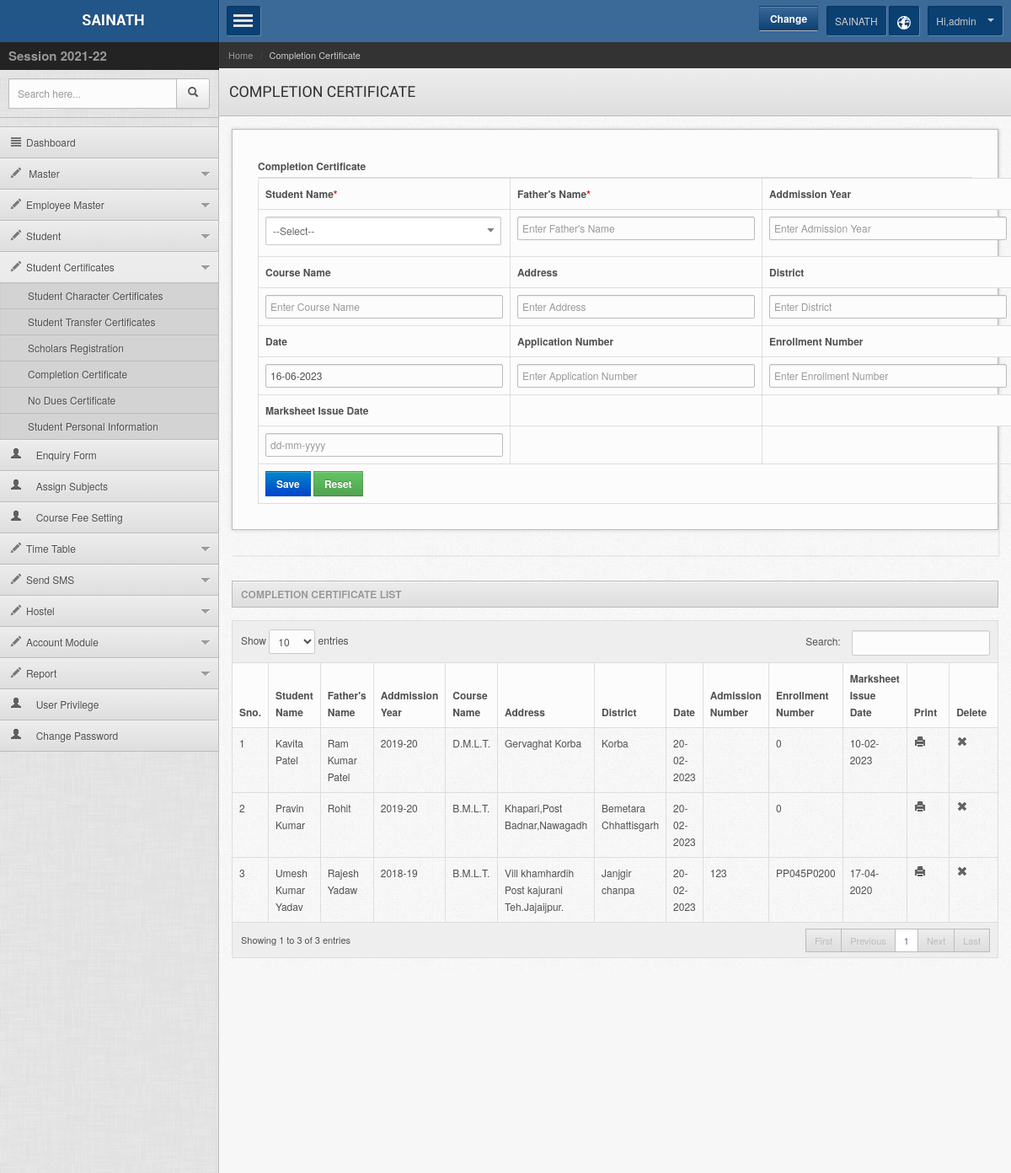
The app's page /admin/complication_certificate_page.php (signed in) with its own data.
### tables this page shows
CREATE TABLE `m_session` (
  `sessionid` int(11) NOT NULL,
  `fromdate` date DEFAULT NULL,
  `todate` date DEFAULT NULL,
  `session_name` varchar(200) DEFAULT NULL,
  `status` int(11) NOT NULL DEFAULT 0,
  `ipaddress` varchar(25) DEFAULT NULL,
  `lastupdated` date DEFAULT NULL,
  `createdate` date DEFAULT NULL
);

CREATE TABLE `user` (
  `userid` int(11) NOT NULL,
  `status` int(11) NOT NULL DEFAULT 0,
  `username` varchar(100) NOT NULL,
  `password` varchar(50) NOT NULL,
  `usertype` varchar(10) NOT NULL,
  `fullname` varchar(100) NOT NULL,
  `mobile` varchar(10) NOT NULL,
  `email` varchar(100) NOT NULL,
  `address` text NOT NULL,
  `enable` varchar(20) NOT NULL,
  `branch_id` int(11) NOT NULL,
  `logintype` varchar(100) NOT NULL,
  `company_id` int(11) NOT NULL,
  `createdby` int(11) NOT NULL,
  `lastupdated` date NOT NULL,
  `ipaddress` varchar(30) NOT NULL,
  `createdate` datetime NOT NULL
);

CREATE TABLE `complicaction_certificate` (
  `cc_id` int(11) NOT NULL,
  `m_student_reg_id` int(11) NOT NULL,
  `father_name` varchar(250) NOT NULL,
  `admission_year` varchar(100) NOT NULL,
  `course_name` varchar(100) NOT NULL,
  `address` varchar(500) NOT NULL,
  `print_copy` int(11) NOT NULL,
  `district` varchar(250) NOT NULL,
  `t_day` date NOT NULL,
  `app_no` varchar(200) NOT NULL,
  `enroll_no` varchar(100) NOT NULL,
  `d_o_m_issue` date NOT NULL,
  `createdate` date NOT NULL,
  `lastupdated` date NOT NULL,
  `ipaddress` varchar(100) NOT NULL,
  `certificate_type` varchar(250) NOT NULL
);

CREATE TABLE `m_student_reg` (
  `m_student_reg_id` int(11) NOT NULL,
  `application_no` varchar(50) NOT NULL,
  `class_id` int(11) NOT NULL,
  `con_id` int(11) NOT NULL,
  `dis_id` int(11) NOT NULL,
  `samgra_id` varchar(255) NOT NULL,
  `admission_year` varchar(100) NOT NULL,
  `rollno` varchar(100) NOT NULL,
  `dob` date NOT NULL,
  `stu_name` varchar(100) NOT NULL,
  `gender` varchar(10) NOT NULL,
  `enrollment` varchar(10) NOT NULL,
  `aadhar_no` varchar(12) NOT NULL,
  `category_id` int(11) NOT NULL,
  `address` varchar(100) NOT NULL,
  `email` varchar(100) NOT NULL,
  `cast` varchar(50) NOT NULL,
  `district` varchar(50) NOT NULL,
  `pincode` varchar(6) NOT NULL,
  `mobile` varchar(10) NOT NULL,
  `stu_mobile` varchar(10) NOT NULL,
  `admission_date` date NOT NULL,
  `bank_name` varchar(100) NOT NULL,
  `college_name` varchar(200) NOT NULL,
  `blood_group` varchar(10) NOT NULL,
  `ifsc` varchar(50) NOT NULL,
  `account_no` varchar(25) NOT NULL,
  `imgname` varchar(100) NOT NULL,
  `remark` text NOT NULL,
  `atten_type` varchar(100) NOT NULL,
  `father_name` varchar(100) NOT NULL,
  `mother_name` varchar(100) NOT NULL,
  `parent_mobile` varchar(10) NOT NULL,
  `parent_aadhar_no` varchar(12) NOT NULL,
  `f_income` float NOT NULL,
  `biometric_code` varchar(100) NOT NULL,
  `board_name_10` varchar(100) NOT NULL,
  `pass_year_10` varchar(50) NOT NULL,
  `roll_10` varchar(100) NOT NULL,
  `subject_10` varchar(100) NOT NULL,
  `tot_mark_10` float NOT NULL,
  `obtain_mark_10` float NOT NULL,
  `percent_10` float NOT NULL,
  `board_name_12` varchar(100) NOT NULL,
  `pass_year_12` varchar(50) NOT NULL,
  `roll_12` varchar(100) NOT NULL,
  `subject_12` varchar(100) NOT NULL,
  `tot_mark_12` float NOT NULL,
  `obtain_mark_12` float NOT NULL,
  `percent_12` float NOT NULL,
  `other_course_name` varchar(255) NOT NULL,
  `other_board_name` varchar(100) NOT NULL,
  `other_pass_year` varchar(20) NOT NULL,
  `other_roll` varchar(20) NOT NULL,
  `other_subject` varchar(100) NOT NULL,
  `other_tot_mark` float NOT NULL,
  `other_obtain_mark` float NOT NULL,
  `other_percent` float NOT NULL,
  `provisional_date` date NOT NULL,
  `status` int(11) NOT NULL,
  `income_certif_expiry_date` date NOT NULL,
  `ward_no` varchar(100) NOT NULL,
  `tehsil` varchar(100) NOT NULL,
  `post_office` varchar(100) NOT NULL,
  `address2` varchar(100) NOT NULL,
  `ipaddress` varchar(10) NOT NULL,
  `createdby` int(11) NOT NULL,
  `createdate` date NOT NULL,
  `lastupdated` date NOT NULL
);

### admin/complication_certificate_page.php (the view, shortened to what the rows shown need)
<?php include("../adminsession.php");
$loginid = $_SESSION['userid'];
$submodule = "COMPLETION CERTIFICATE";
?>
<!DOCTYPE html>
<head>
  <?php include("inc/top_files.php"); ?>
</head>
<body>
  <div class="mainwrapper">
    <?php include("inc/left_menu.php"); ?>
    <div class="rightpanel">
      <?php include("inc/header.php"); ?>
      <div class="maincontent">
        <div class="contentinner">
          <div class="widgetcontent  shadowed nopadding">
            <form class="stdform stdform2" method="post" action="">
              <div id="wizard2" class="wizard tabbedwizard">
                <div>
                  <div class="lg-12 md-12 sm-12">
                    <table class="table table-bordered">
                      <tr>
                        <th>Student Name<span style="color:#F00;">*</span></th>
                        <th>Father's Name<span style="color:#F00;">*</span></th>
                        <th>Addmission Year<span style="color:#F00;"></span></th>
                      </tr>
                      <tr>
                        <th>Course Name<span style="color:#F00;"></span></th>
                        <th>Address<span style="color:#F00;"></span></th>
                        <th>District<span style="color:#F00;"></span></th>
                      </tr>
                      <tr>
                        <th>Date<span style="color:#F00;"></span></th>
                        <th>Application Number<span style="color:#F00;"></span></th>
                        <th>Enrollment Number<span style="color:#F00;"></span></th>
                      </tr>
                      <tr>
                        <th>Marksheet Issue Date<span style="color:#F00;"></span></th>
                        <th></th>
                        <th></th>
                      </tr>
                    </table>
                  </div>
                </div>
              </div>
            </form>
          </div>
          <table class="table table-bordered" id="dyntable">
            <colgroup>
            </colgroup>
            <thead>
              <tr>
                <th class="head0 nosort">Sno.</th>
                <th class="head0">Student Name</th>
                <th class="head0">Father's Name</th>
                <th class="head0">Addmission Year</th>
                <th class="head0">Course Name</th>
                <th class="head0">Address</th>
                <th class="head0">District</th>
                <th class="head0">Date</th>
                <th class="head0">Admission Number</th>
                <th class="head0">Enrollment Number</th>
                <th class="head0">Marksheet Issue Date</th>
                <th width="10%" class="head0">Print</th>
                <?php $chkdel = $obj->check_delBtn("complication_certificate_page.php", $loginid);
                if ($chkdel == 1 || $loginid == 1) {  ?>
                  <th width="10%" class="head0">Delete</th>
                <?php } ?>
              </tr>
            </thead>
            <tbody>
              <?php
              $slno = 1;
              $res = $obj->executequery("select * from complicaction_certificate where certificate_type='complication' order by cc_id desc");
              foreach ($res as $row_get) {
                $cc_id = $row_get['cc_id'];
                $m_student_reg_id = $row_get['m_student_reg_id'];
                $stu_name = $obj->getvalfield("m_student_reg", "stu_name", "m_student_reg_id='$m_student_reg_id'");
              ?>
                <tr>
                  <td><?php echo $slno++; ?></td>
                  <td><?php echo $stu_name; ?></td>
                  <td><?php echo $row_get['father_name']; ?></td>
                  <td><?php echo $row_get['admission_year']; ?></td>
                  <td><?php echo $row_get['course_name']; ?></td>
                  <td><?php echo $row_get['address']; ?></td>
                  <td><?php echo $row_get['district']; ?></td>
                  <td><?php echo $obj->dateformatindia($row_get['t_day']); ?></td>
                  <td><?php echo $row_get['app_no']; ?></td>
                  <td><?php echo $row_get['enroll_no']; ?></td>
                  <td><?php echo $obj->dateformatindia($row_get['d_o_m_issue']); ?></td>
                  <td width="10%"><a class="icon-print" style="text-align: center; cursor: pointer;" data-toggle="modal_party" title="Print" target="_blank" href="complication-certificate.php?m_student_reg_id=<?php echo $row_get['m_student_reg_id'] ?>"></a></td>
                  <?php if ($chkdel == 1 || $loginid == 1) {  ?>
                    <td width="10%"><a class='icon-remove' title="Delete" onclick='funDel(<?php echo $cc_id; ?>);' style='cursor:pointer'></a></td>
                  <?php } ?>
                </tr>
              <?php
              }
              ?>
            </tbody>
          </table>
        </div>
      </div>
    </div>
  </div>
</body>
</html>

### admin/inc/left_menu.php (shortened to what the rows shown need)
<div class="leftpanel">
   <div class="logopanel">
      <h1 style="font-size:18px;">
         <center><a href="index.php">SAINATH</a></center>
      </h1>
   </div>
   <div class="datewidget"><span style="font-size:15px"><b>Session <?php echo $obj->getvalfield("m_session", "session_name", "sessionid = '$sessionid'"); ?></b></span></div>
</div>

### admin/inc/header.php (shortened to what the rows shown need)
<div class="headerpanel">
    <div class="headerright">
        <div class="dropdown userinfo">
            <a class="dropdown-toggle" data-toggle="dropdown" data-target="#" href="">Hi,<?php echo $obj->getvalfield("user", "username", "userid = '$loginid'"); ?> <b class="caret"></b></a>
        </div>
    </div>
</div>
<div class="pagetitle">
    <h1 style="width:100%;">
        <div style="float:left; width:50%;"> <?php echo $submodule; ?> </div>
    </h1>
</div>

### records on screen
m_session: sessionid+session_name "2021-22"
user: username "admin"
complicaction_certificate: m_student_reg.stu_name "Kavita Patel", father_name "Ram Kumar Patel", admission_year "2019-20", course_name "D.M.L.T.", address "Gervaghat Korba", district "Korba", t_day "20-02-2023", enroll_no "0", d_o_m_issue "10-02-2023"
complicaction_certificate: m_student_reg.stu_name "Pravin Kumar", father_name "Rohit", admission_year "2019-20", course_name "B.M.L.T.", address "Khapari,Post Badnar,Nawagadh", district "Bemetara Chhattisgarh", t_day "20-02-2023", enroll_no "0"
complicaction_certificate: m_student_reg.stu_name "Umesh Kumar Yadav", father_name "Rajesh Yadaw", admission_year "2018-19", course_name "B.M.L.T.", address "Vill khamhardih Post kajurani Teh.Jajaijpur.", district "Janjgir chanpa", t_day "20-02-2023", app_no "123", enroll_no "PP045P0200", d_o_m_issue "17-04-2020"

### other values on screen
$module "Completion Certificate"
$submodule "COMPLETION CERTIFICATE"
$btn_name "Save"
